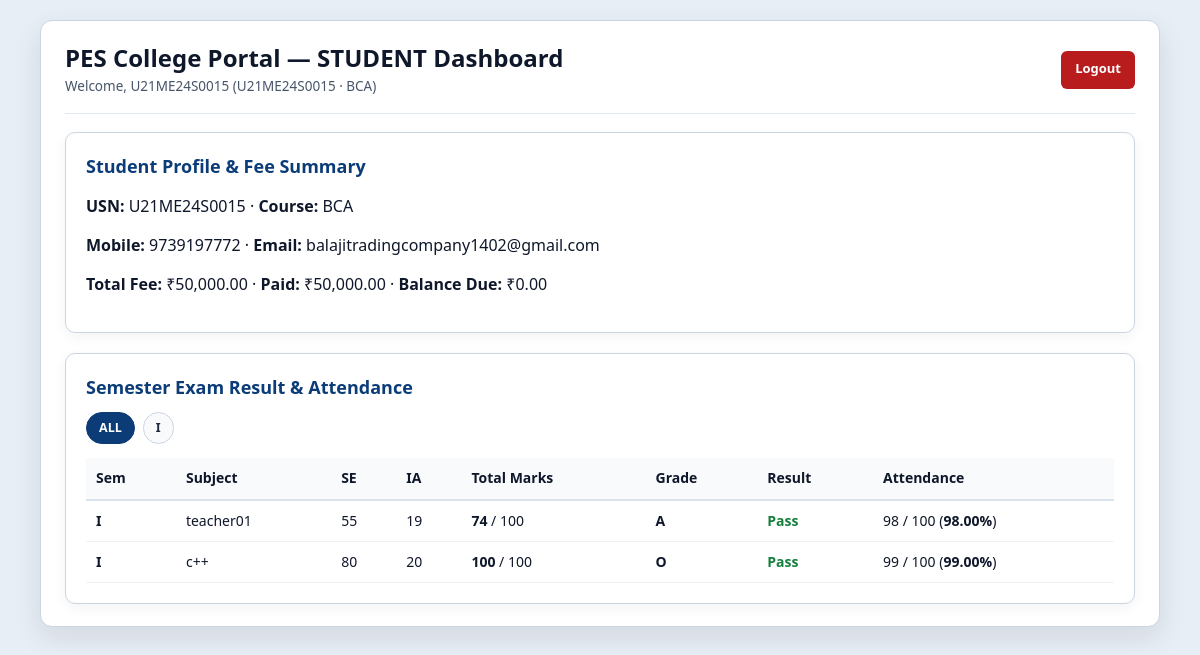
The app's page /dashboard.php (signed in) with its own data.
### tables this page shows
CREATE TABLE `users` (
  `id` int(11) NOT NULL AUTO_INCREMENT,
  `username` varchar(50) NOT NULL,
  `full_name` varchar(120) NOT NULL,
  `email` varchar(120) DEFAULT NULL,
  `password_hash` varchar(255) NOT NULL,
  `role` enum('student','teacher','admin','principal') NOT NULL,
  `is_active` tinyint(1) NOT NULL DEFAULT 1,
  `created_at` timestamp NULL DEFAULT CURRENT_TIMESTAMP,
  `updated_at` timestamp NULL DEFAULT CURRENT_TIMESTAMP ON UPDATE CURRENT_TIMESTAMP,
  `mobile_number` varchar(20) DEFAULT NULL,
  `course` varchar(50) DEFAULT 'BCA',
  `subjects` text DEFAULT NULL,
  PRIMARY KEY (`id`),
  UNIQUE KEY `username` (`username`),
  UNIQUE KEY `email` (`email`),
  KEY `idx_username_role` (`username`,`role`)
);

CREATE TABLE `student_fees` (
  `id` int(11) NOT NULL AUTO_INCREMENT,
  `student_username` varchar(100) NOT NULL,
  `course` varchar(50) NOT NULL DEFAULT 'BCA',
  `total_fee` decimal(10,2) NOT NULL DEFAULT 0.00,
  `paid_fee` decimal(10,2) NOT NULL DEFAULT 0.00,
  `updated_by` varchar(100) DEFAULT NULL,
  `updated_at` timestamp NULL DEFAULT CURRENT_TIMESTAMP ON UPDATE CURRENT_TIMESTAMP,
  PRIMARY KEY (`id`),
  UNIQUE KEY `student_username` (`student_username`)
);

CREATE TABLE `student_academics` (
  `id` int(11) NOT NULL AUTO_INCREMENT,
  `student_username` varchar(100) NOT NULL,
  `subject_name` varchar(120) NOT NULL,
  `marks_obtained` decimal(6,2) NOT NULL DEFAULT 0.00,
  `max_marks` decimal(6,2) NOT NULL DEFAULT 100.00,
  `classes_attended` int(11) NOT NULL DEFAULT 0,
  `total_classes` int(11) NOT NULL DEFAULT 0,
  `attendance_pct` decimal(5,2) NOT NULL DEFAULT 0.00,
  `updated_by` varchar(100) DEFAULT NULL,
  `updated_at` timestamp NULL DEFAULT CURRENT_TIMESTAMP ON UPDATE CURRENT_TIMESTAMP,
  `course` varchar(50) NOT NULL DEFAULT 'BCA',
  `semester` varchar(16) NOT NULL DEFAULT 'I',
  `se_marks` decimal(6,2) NOT NULL DEFAULT 0.00,
  `ia_marks` decimal(6,2) NOT NULL DEFAULT 0.00,
  `min_marks` decimal(6,2) NOT NULL DEFAULT 40.00,
  `result_status` varchar(16) NOT NULL DEFAULT 'Pass',
  PRIMARY KEY (`id`),
  KEY `idx_student_username` (`student_username`)
);

### dashboard.php (the view, shortened to what this page needs)
<?php
require_once 'db.php';
$role = strtolower(trim((string) $_SESSION['role']));
$userId = (int) $_SESSION['user_id'];
$username = trim((string) $_SESSION['username']);
$fullName = trim((string) ($_SESSION['full_name'] ?? $username));
$selectedSemester = strtoupper(trim((string) ($_GET['semester'] ?? 'ALL')));
$studentCourse = 'BCA';
$studentMobile = '';
$studentEmail = '';
$feeSummary = null;
$academicRows = [];
$availableSemesters = [];
$currentPrincipal = null;
function computeGradeLetter(float $scored, float $maxMarks): string
{
    $pct = ($scored / $maxMarks) * 100.0;
    if ($pct >= 90.0) {
        return 'O';
    }
    if ($pct >= 70.0) {
        return 'A';
    }
    return 'F';
}
if ($role === 'admin') {
    $pShowStmt = $pdo->query(
        'SELECT id, username, full_name FROM users WHERE LOWER(TRIM(role)) IN (\'principal\', \'principals\') ORDER BY id ASC LIMIT 1'
    );
    $currentPrincipal = $pShowStmt->fetch() ?: null;
} elseif ($role === 'student') {
    $uStmt = $pdo->prepare('SELECT username, full_name, course, mobile_number, email FROM users WHERE id = :id LIMIT 1');
    $uStmt->execute([':id' => $userId]);
    $uRow = $uStmt->fetch() ?: [];
    $studentUsn = trim((string) ($uRow['username'] ?? $username));
    $fullName = trim((string) ($uRow['full_name'] ?? $fullName));
    $studentCourse = strtoupper(trim((string) ($uRow['course'] ?? 'BCA')));
    $studentMobile = trim((string) ($uRow['mobile_number'] ?? ''));
    $studentEmail = trim((string) ($uRow['email'] ?? ''));
    try {
        $feeStmt = $pdo->prepare(
            'SELECT course, total_fee, paid_fee, updated_by, updated_at
             FROM student_fees
             WHERE UPPER(TRIM(student_username)) = UPPER(TRIM(:usn))
             LIMIT 1'
        );
        $feeStmt->execute([':usn' => $studentUsn]);
        $feeSummary = $feeStmt->fetch() ?: null;
    } catch (Throwable $e) {
        $feeSummary = null;
    }
    try {
        $semStmt = $pdo->prepare(
            'SELECT DISTINCT UPPER(TRIM(COALESCE(semester, \'I\'))) AS sem_code
             FROM student_academics
             WHERE UPPER(TRIM(student_username)) = UPPER(TRIM(:usn))
             ORDER BY sem_code ASC'
        );
        $semStmt->execute([':usn' => $studentUsn]);
        while ($sRow = $semStmt->fetch()) {
            $code = strtoupper(trim((string) ($sRow['sem_code'] ?? '')));
            if ($code !== '') {
                $availableSemesters[] = $code;
            }
        }
    } catch (Throwable $e) {
        $availableSemesters = [];
    }
    try {
        $acadSql = 'SELECT id, student_username, course, semester, subject_name,
                         se_marks, ia_marks, marks_obtained, max_marks, min_marks,
                         result_status, classes_attended, total_classes, attendance_pct,
                         updated_by, updated_at
                  FROM student_academics
                  WHERE UPPER(TRIM(student_username)) = UPPER(TRIM(:usn))';
        $acadParams = [':usn' => $studentUsn];
        $acadSql .= ' ORDER BY semester ASC, id ASC';
        $acadStmt = $pdo->prepare($acadSql);
        $acadStmt->execute($acadParams);
        $academicRows = $acadStmt->fetchAll();
    } catch (Throwable $e) {
        $academicRows = [];
    }
}
?>
<!DOCTYPE html>
<html lang="en">
<head>
    <link rel="stylesheet" href="style.css">
</head>
<body>
    <div class="portal-wrapper dashboard-wrapper">
        <div class="dashboard-topbar">
            <div>
                <h1>PES College Portal — <?php echo htmlspecialchars(strtoupper($role), ENT_QUOTES, 'UTF-8'); ?> Dashboard</h1>
                <p>Welcome, <?php echo htmlspecialchars($fullName, ENT_QUOTES, 'UTF-8'); ?> (<?php echo htmlspecialchars($username, ENT_QUOTES, 'UTF-8'); ?><?php echo ($role === 'student') ? (' · ' . htmlspecialchars($studentCourse, ENT_QUOTES, 'UTF-8')) : ''; ?>)</p>
            </div>
            <div>
                <a href="logout.php" class="logout-btn">Logout</a>
            </div>
        </div>
        <?php if ($role === 'admin'): ?>
            <div class="role-nav-bar">
                <a href="principals.php" class="role-nav-btn indigo">Principal Accounts</a>
                <a href="principal.php" class="role-nav-btn" style="background:#1e3a8a;">Principal Portal</a>
                <a href="teachers.php" class="role-nav-btn">Teacher Section</a>
                <a href="students.php" class="role-nav-btn teal">Student Section</a>
                <a href="fees_dashboard.php" class="role-nav-btn amber">Students & Fees Dashboard</a>
            </div>
            <div class="dash-card" style="margin-bottom:20px;">
                <h2>Set / Change Principal Username & Password</h2>
                <?php if ($currentPrincipal): ?>
                    <p style="margin:6px 0 14px; font-size:13.5px; color:#475569;">
                        Current Principal Account: <strong><?php echo htmlspecialchars((string) $currentPrincipal['username'], ENT_QUOTES, 'UTF-8'); ?></strong>
                        (<?php echo htmlspecialchars((string) ($currentPrincipal['full_name'] ?? $currentPrincipal['username']), ENT_QUOTES, 'UTF-8'); ?>)
                    </p>
                <?php else: ?>
                    <p style="margin:6px 0 14px; font-size:13.5px; color:#475569;">
                        No Principal account is set yet. Create one below.
                    </p>
                <?php endif; ?>
                <form method="POST" action="dashboard.php">
                    <input type="hidden" name="action" value="set_principal_credentials">
                    <div class="input-group">
                        <label for="principal_username">Principal Username</label>
                        <input type="text" id="principal_username" name="principal_username" value="<?php echo htmlspecialchars((string) ($currentPrincipal['username'] ?? ''), ENT_QUOTES, 'UTF-8'); ?>" placeholder="e.g. principal_pes" required>
                    </div>
                    <div class="input-group">
                        <label for="principal_full_name">Principal Full Name</label>
                        <input type="text" id="principal_full_name" name="principal_full_name" value="<?php echo htmlspecialchars((string) ($currentPrincipal['full_name'] ?? ''), ENT_QUOTES, 'UTF-8'); ?>" placeholder="e.g. Dr. Suresh Rao" required>
                    </div>
                    <div class="input-group">
                        <label for="principal_password">Set New Password (min 6 characters)</label>
                        <input type="password" id="principal_password" name="principal_password" minlength="6" placeholder="Enter new password for Principal" required>
                    </div>
                    <button type="submit" class="login-btn">Save Principal Username & Password</button>
                </form>
            </div>
            <div class="dash-card">
                <h2>Administrator Overview</h2>
                <p>Manage teachers, students, fee records, and Principal login credentials from here.</p>
            </div>
        <?php else: ?>
            <div class="dash-card" style="margin-bottom:20px;">
                <h2>Student Profile & Fee Summary</h2>
                <p><strong>USN:</strong> <?php echo htmlspecialchars($username, ENT_QUOTES, 'UTF-8'); ?> · <strong>Course:</strong> <?php echo htmlspecialchars($studentCourse, ENT_QUOTES, 'UTF-8'); ?></p>
                <?php if ($studentMobile !== '' || $studentEmail !== ''): ?>
                    <p><strong>Mobile:</strong> <?php echo htmlspecialchars($studentMobile ?: 'Not set', ENT_QUOTES, 'UTF-8'); ?> · <strong>Email:</strong> <?php echo htmlspecialchars($studentEmail ?: 'Not set', ENT_QUOTES, 'UTF-8'); ?></p>
                <?php endif; ?>
                <?php if ($feeSummary): ?>
                    <?php
                    $tFee = (float) ($feeSummary['total_fee'] ?? 0);
                    $pFee = (float) ($feeSummary['paid_fee'] ?? 0);
                    $bFee = max(0.0, $tFee - $pFee);
                    ?>
                    <p><strong>Total Fee:</strong> ₹<?php echo number_format($tFee, 2); ?> · <strong>Paid:</strong> ₹<?php echo number_format($pFee, 2); ?> · <strong>Balance Due:</strong> ₹<?php echo number_format($bFee, 2); ?></p>
                <?php endif; ?>
            </div>
            <div class="dash-card">
                <h2>Semester Exam Result & Attendance</h2>
                <div class="sem-filter-row">
                    <a href="dashboard.php?semester=ALL" class="sem-pill <?php echo ($selectedSemester === 'ALL') ? 'active' : ''; ?>">ALL</a>
                    <?php
                    $pillsToRender = !empty($availableSemesters) ? $availableSemesters : ['I'];
                    foreach ($pillsToRender as $semCode):
                    ?>
                        <a href="dashboard.php?semester=<?php echo urlencode($semCode); ?>" class="sem-pill <?php echo ($selectedSemester === $semCode) ? 'active' : ''; ?>">
                            <?php echo htmlspecialchars($semCode, ENT_QUOTES, 'UTF-8'); ?>
                        </a>
                    <?php endforeach; ?>
                </div>
                <?php if (empty($academicRows)): ?>
                    <p>No academic marks or attendance records have been posted yet.</p>
                <?php else: ?>
                    <table class="mobile-stack-table" style="width:100%; border-collapse:collapse; margin-top:10px; font-size:14px;">
                        <thead>
                            <tr style="background:#f8fafc; text-align:left; border-bottom:2px solid #dce3ec;">
                                <th style="padding:10px;">Sem</th>
                                <th style="padding:10px;">Subject</th>
                                <th style="padding:10px;">SE</th>
                                <th style="padding:10px;">IA</th>
                                <th style="padding:10px;">Total Marks</th>
                                <th style="padding:10px;">Grade</th>
                                <th style="padding:10px;">Result</th>
                                <th style="padding:10px;">Attendance</th>
                            </tr>
                        </thead>
                        <tbody>
                            <?php foreach ($academicRows as $row): ?>
                                <?php
                                $semVal = strtoupper(trim((string) ($row['semester'] ?? 'I')));
                                $scoredVal = (float) ($row['marks_obtained'] ?? 0);
                                $maxVal = (float) ($row['max_marks'] ?? 100);
                                $minVal = isset($row['min_marks']) ? (float) $row['min_marks'] : round($maxVal * 0.40, 2);
                                $seVal = isset($row['se_marks']) ? (float) $row['se_marks'] : 0;
                                $iaVal = isset($row['ia_marks']) ? (float) $row['ia_marks'] : 0;
                                $gradeVal = computeGradeLetter($scoredVal, $maxVal);
                                $statusVal = ($scoredVal >= $minVal) ? 'Pass' : 'Fail';
                                $attDone = (int) ($row['classes_attended'] ?? 0);
                                $attTotal = (int) ($row['total_classes'] ?? 0);
                                $attPct = (float) ($row['attendance_pct'] ?? 0);
                                ?>
                                <tr style="border-bottom:1px solid #eef2f6;">
                                    <td data-label="Sem" style="padding:10px;"><strong><?php echo htmlspecialchars($semVal, ENT_QUOTES, 'UTF-8'); ?></strong></td>
                                    <td data-label="Subject" style="padding:10px;"><?php echo htmlspecialchars((string) $row['subject_name'], ENT_QUOTES, 'UTF-8'); ?></td>
                                    <td data-label="SE" style="padding:10px;"><?php echo htmlspecialchars((string) $seVal, ENT_QUOTES, 'UTF-8'); ?></td>
                                    <td data-label="IA" style="padding:10px;"><?php echo htmlspecialchars((string) $iaVal, ENT_QUOTES, 'UTF-8'); ?></td>
                                    <td data-label="Total Marks" style="padding:10px;"><strong><?php echo htmlspecialchars((string) $scoredVal, ENT_QUOTES, 'UTF-8'); ?></strong> / <?php echo htmlspecialchars((string) $maxVal, ENT_QUOTES, 'UTF-8'); ?></td>
                                    <td data-label="Grade" style="padding:10px;"><strong><?php echo htmlspecialchars($gradeVal, ENT_QUOTES, 'UTF-8'); ?></strong></td>
                                    <td data-label="Result" style="padding:10px;"><span class="<?php echo ($statusVal === 'Pass') ? 'pass-txt' : 'fail-txt'; ?>"><?php echo htmlspecialchars($statusVal, ENT_QUOTES, 'UTF-8'); ?></span></td>
                                    <td data-label="Attendance" style="padding:10px;"><?php echo $attDone; ?> / <?php echo $attTotal; ?> (<strong><?php echo number_format($attPct, 2); ?>%</strong>)</td>
                                </tr>
                            <?php endforeach; ?>
                        </tbody>
                    </table>
                <?php endif; ?>
            </div>
        <?php endif; ?>
    </div>
</body>
</html>

### records on screen
users: full_name "U21ME24S0015", course "BCA", mobile_number "9739197772", email "balajitradingcompany1402@gmail.com"
student_fees: total_fee "50,000.00", paid_fee "50,000.00", bFee "0.00"
student_academics: semester "I", subject_name "teacher01", se_marks "55", ia_marks "19", marks_obtained "74", max_marks "100", gradeVal "A", statusVal "Pass", classes_attended "98", total_classes "100", attendance_pct "98.00"
student_academics: semester "I", subject_name "c++", se_marks "80", ia_marks "20", marks_obtained "100", max_marks "100", gradeVal "O", statusVal "Pass", classes_attended "99", total_classes "100", attendance_pct "99.00"

### other values on screen
$role "STUDENT"
$username "U21ME24S0015"
$semCode "I"
